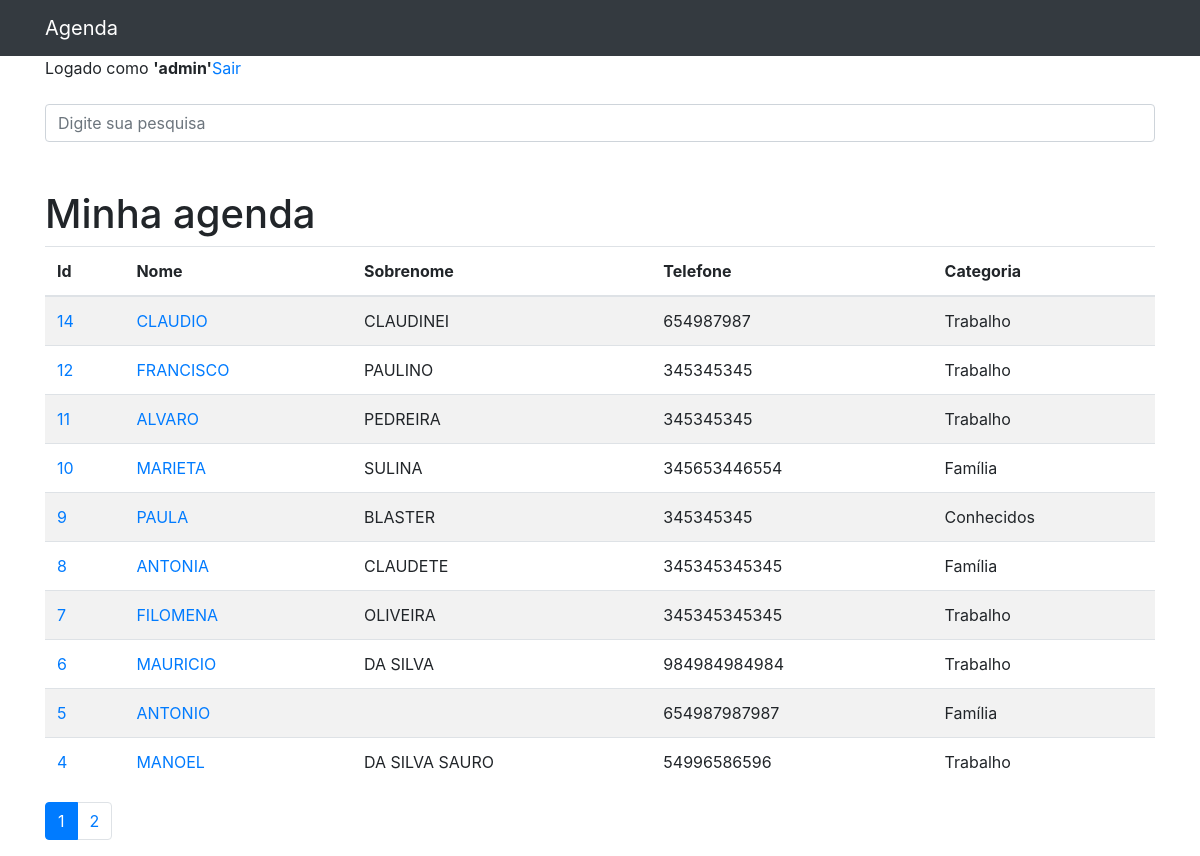
The app's page / (signed in) with its own data.
### contatos/models.py (models this page shows, shortened)
class Contato(models.Model):
    nome = models.CharField(max_length=255)
    sobrenome = models.CharField(max_length=255, blank=True)
    telefone = models.CharField(max_length=255)
    email = models.CharField(max_length=255, blank=True)
    data_criacao = models.DateTimeField(default=timezone.now)
    descricao = models.TextField(blank=True)
    show_on_list = models.BooleanField(default=True)
    categoria = models.ForeignKey(Categoria, on_delete=models.DO_NOTHING)
    foto = models.ImageField(blank=True, upload_to='fotos/%Y/%m/%d')

class Categoria(models.Model):
    nome_categoria = models.CharField(max_length=255)
    def __str__(self):
        return self.nome_categoria

### contatos/views.py (the view)
# urls.py: path('', views.index, name='index'),
def index(request):
    print(os.environ['APP_KEY'])
    contatos = Contato.objects.order_by('-id').filter(
        show_on_list=True
    )
    paginator = Paginator(contatos, 10)
    page = request.GET.get('p')
    contatos = paginator.get_page(page)
    context = {'contatos': contatos}
    return render(request, 'contatos/index.html', context)

### contatos/templates/contatos/index.html
{% extends 'base.html' %}
{% block conteudo%}
{% if not user.is_authenticated %}
  <h4 class="mt-3 mb-3 alert alert-danger">Você precisa estar logado para visualizar os contatos!</h4>
  <a href="{% url 'login'%}" class="mt-3 mb-3 alert alert-info">Clique aqui para logar!</a>
{% else %}
  Logado como <b>'{{user}}'</b><a href="{% url 'logout' %}">Sair</a>
  {% include 'layouts/form_buscar.html' %}
        {% if contatos %}
          <h1 class="mt-5">Minha agenda</h1>
          <table class="table table-striped">
            <thead>
              <tr>
                <th>Id</th>
                <th>Nome</th>
                <th>Sobrenome</th>
                <th>Telefone</th>
                <th>Categoria</th>
              </tr>
            </thead>
            <tbody>
            {% for contato in contatos %}
              <tr>
                <td><a href="{% url 'contato/show' contato.id %}">{{contato.id}}</a></td>
                <td><a href="{% url 'contato/show' contato.id %}">{{contato.nome|upper}}</a></td>
                <td>{{contato.sobrenome|upper}}</td>
                <td>{{contato.telefone}}</td>
                <td>{{contato.categoria}}</td>
              </tr>
            {% endfor %}
            </tbody>
          </table>
          <nav aria-label="Page navigation example">
            <ul class="pagination">
              {% for pagina in contatos.paginator.page_range %}
                {% if contatos.number == pagina %}
                  <li class="page-item active"><a class="page-link" href="?p={{pagina}}&termo={{request.GET.termo}}">{{pagina}}</a></li>
                {% else %}
                  <li class="page-item"><a class="page-link" href="?p={{pagina}}&termo={{request.GET.termo}}">{{pagina}}</a></li>
                {% endif %}
              {% endfor %}
            </ul>
          </nav>
        {%else%}
          <div class="alert alert-danger">Não foram encontrados registros!</div>
        {%endif%}
{% endif %}
{%endblock%}

### templates/base.html (shortened to what this page needs)
{% load static %}
<!DOCTYPE html>
<html lang="pt">
<head>
  <link rel="stylesheet" href="https://cdn.jsdelivr.net/npm/bootstrap@4.3.1/dist/css/bootstrap.min.css">
</head>
<body>
  {%include 'layouts/_nav.html'%}
  <div class="container">
    <div class="row">
      <div class="col-lg-12">
        {%block conteudo %}
        {%endblock%}
      </div>
    </div>
  </div>
</body>
</html>

### templates/layouts/_head.html (shortened to what this page needs)
{%load static %}

### templates/layouts/_nav.html (shortened to what this page needs)
  <nav class="navbar navbar-expand-lg navbar-dark bg-dark static-top">
    <div class="container">
      <a class="navbar-brand" href="{%url 'index' %}">Agenda</a>
    </div>
  </nav>

### templates/layouts/form_buscar.html (shortened to what this page needs)
<br><br>
<form method="get" action="{% url 'contato/search' %}">
  <div class="form-group row">
    <div class="col-12">
      <input class="form-control"
             type="search"
             value="{{ request.GET.termo }}"
             id="search-input"
             placeholder="Digite sua pesquisa"
             name="termo">
    </div>
  </div>
</form>

### records on screen
Contato: id "14", nome "CLAUDIO", sobrenome "CLAUDINEI", telefone "654987987", categoria "Trabalho"
Contato: id "12", nome "FRANCISCO", sobrenome "PAULINO", telefone "345345345", categoria "Trabalho"
Contato: id "11", nome "ALVARO", sobrenome "PEDREIRA", telefone "345345345", categoria "Trabalho"
Contato: id "10", nome "MARIETA", sobrenome "SULINA", telefone "345653446554", categoria "Família"
Contato: id "9", nome "PAULA", sobrenome "BLASTER", telefone "345345345", categoria "Conhecidos"
Contato: id "8", nome "ANTONIA", sobrenome "CLAUDETE", telefone "345345345345", categoria "Família"
Contato: id "7", nome "FILOMENA", sobrenome "OLIVEIRA", telefone "345345345345", categoria "Trabalho"
Contato: id "6", nome "MAURICIO", sobrenome "DA SILVA", telefone "984984984984", categoria "Trabalho"
Contato: id "5", nome "ANTONIO", telefone "654987987987", categoria "Família"
Contato: id "4", nome "MANOEL", sobrenome "DA SILVA SAURO", telefone "54996586596", categoria "Trabalho"

### other values on screen
{{ user }} "admin"
{{ pagina }} "1"
{{ pagina }} "2"
